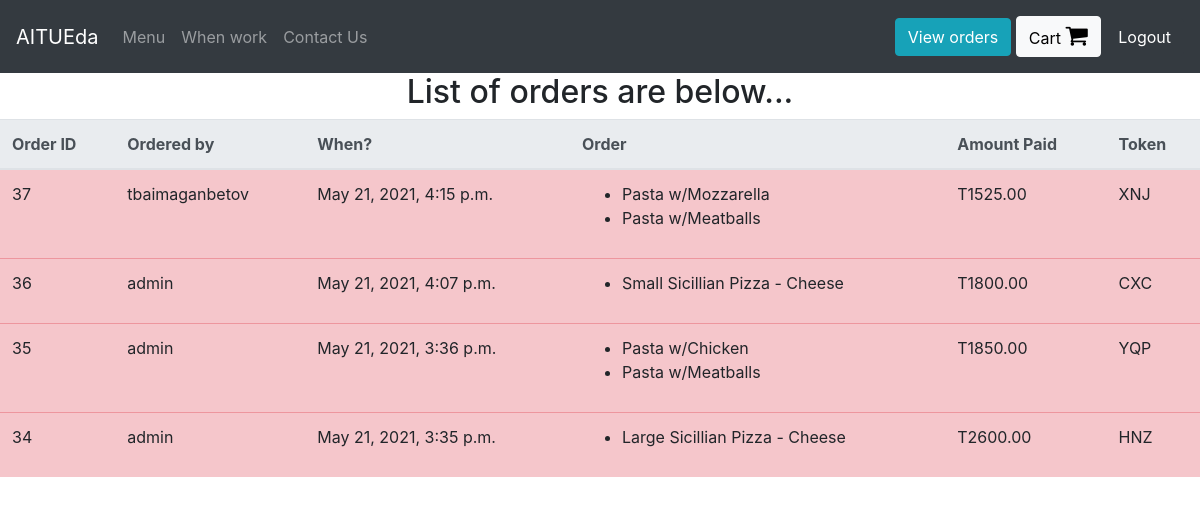
Before: /view-orders (signed in) with the older database file.
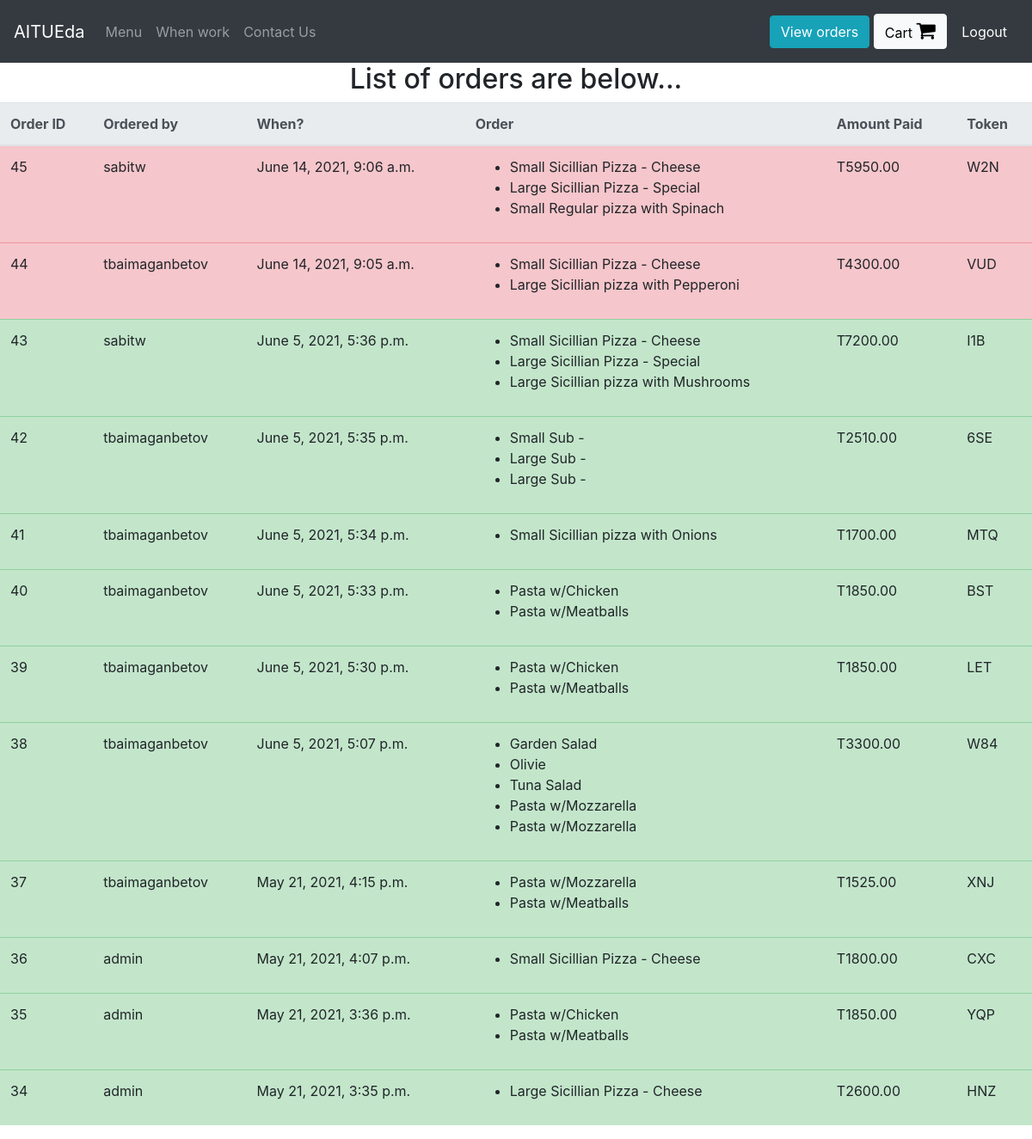
After: the same page with the newer database file.
### orders/models.py (models this page shows, shortened)
class UserOrder(models.Model):
    username = models.CharField(max_length=200)  # who placed the order
    order = models.TextField()  # this will be a string representation of the cart from localStorage
    price = models.DecimalField(max_digits=6, decimal_places=2)  # how much was the order
    time_of_order = models.DateTimeField(default=datetime.now, blank=True)
    token = models.TextField(default="A1")
    delivered = models.BooleanField()

### orders/views.py (the view)
# urls.py: path("view-orders", views.view_orders, name="view_orders"),
def view_orders(request):
    if request.user.is_superuser:
        rows = UserOrder.objects.all().order_by('-time_of_order')
        return render(request, "orders/orders.html", context={"rows": rows})
    else:
        rows = UserOrder.objects.all().filter(username=request.user.username).order_by('-time_of_order')
        return render(request, "orders/orders.html", context={"rows": rows})

### orders/templatetags/custom_tags.py (called while the page is built)
@register.filter(name="format_cart")
def format_cart(value):
    return value[1:-1].split(",")

@register.filter(name="format_cart_item")
def format_cart_item(value):
    return value.replace("'","")

### orders/templates/orders/orders.html
{% extends 'orders/header.html' %}
{% load custom_tags %}
{% block content %}
<div class="container-fluid">
  <div class="row justify-content-center">
    {% if user.is_superuser %}
      <h2>List of orders are below...</h2>
    {% else %}
      <h2> Orders by: {{user.get_username}} </h2>
    {% endif %}
    <table class="table">
        <thead class="thead-light">
        <tr>
          <th scope="col">Order ID</th>
          <th scope="col">Ordered by</th>
          <th scope="col">When?</th>
          <th scope="col">Order</th>
          <th scope="col">Amount Paid</th>
          <th scope="col">Token</th>
        </tr>
        </thead>
        <tbody id = "orders_table">
          {% for row in rows %}
          {% if row.delivered %}
            <tr class="table-success">
          {% else %}
            <tr class="table-danger mark-as-complete">
          {% endif %}
              <td>{{row.id}}</td>
              <td>{{row.username}}</td>
              <td>{{row.time_of_order}}</td>
              <td >
                <ul>
                  {% for item in row.order|format_cart %}
                    <li>{{item|format_cart_item}}</li>
                  {% endfor %}
                </ul>
              </td>
              <td>T{{row.price}}</td>
              <td>{{row.token}}</td>
            </tr>
          {% endfor %}
        </tbody>
    </table>
  </div>
</div>
{% endblock %}

### orders/templates/orders/header.html (shortened to what this page needs)
<!doctype html>
<html lang="en">
  <head>
    <link rel="stylesheet" href="https://stackpath.bootstrapcdn.com/bootstrap/4.3.1/css/bootstrap.min.css">
    <link rel="stylesheet" href="https://cdnjs.cloudflare.com/ajax/libs/font-awesome/4.7.0/css/font-awesome.min.css">
    <link href="https://cdnjs.cloudflare.com/ajax/libs/toastr.js/latest/toastr.min.css" rel="stylesheet"/>
    {% load static %}
    <link rel="stylesheet" href="{% static 'orders/main.js' %}">
  </head>
  <body>
    <nav class="navbar navbar-expand-lg navbar-dark bg-dark">
      <a class="navbar-brand" href="#">AITUEda</a>
      <div class="collapse navbar-collapse" id="navbarText">
        {% if user.is_authenticated %}
        <ul class="navbar-nav mr-auto">
          <li class="nav-item">
            <a class="nav-link" href="/">Menu</a>
          </li>
          <li class="nav-item">
            <a class="nav-link" href="/hours">When work</a>
          </li>
          <li class="nav-item">
            <a class="nav-link" href="/contact">Contact Us</a>
          </li>
        </ul>
        <span class="navbar-text">
          <a href="/view-orders" class="btn btn-info">View orders</a>
          <a href="/cart" id="cart_button" class="btn btn-light" style="color:black;">Cart <i class="fa fa-shopping-cart" style="font-size:24px;"></i></a>
          <button type="button" class="btn btn-dark" onclick="logout()">Logout</button>
        </span>
        {% endif %}
      </div>
    </nav>
    {% block content %}
    {% endblock %}
  </body>
</html>

Changed rows visible on the page:
added UserOrder: id "45", username "sabitw", time_of_order "June 14, 2021, 9:06 a.m.", order "Small Sicillian Pizza - Cheese" "Large Sicillian Pizza - Special" "Small Regular pizza with Spinach", price "5950.00", token "W2N"
added UserOrder: id "44", username "tbaimaganbetov", time_of_order "June 14, 2021, 9:05 a.m.", order "Small Sicillian Pizza - Cheese" "Large Sicillian pizza with Pepperoni", price "4300.00", token "VUD"
added UserOrder: id "43", username "sabitw", time_of_order "June 5, 2021, 5:36 p.m.", order "Small Sicillian Pizza - Cheese" "Large Sicillian Pizza - Special" "Large Sicillian pizza with Mushrooms", price "7200.00", token "I1B"
added UserOrder: id "42", username "tbaimaganbetov", time_of_order "June 5, 2021, 5:35 p.m.", order "Small Sub -" "Large Sub -" "Large Sub -", price "2510.00", token "6SE"
added UserOrder: id "41", username "tbaimaganbetov", time_of_order "June 5, 2021, 5:34 p.m.", order "Small Sicillian pizza with Onions", price "1700.00", token "MTQ"
added UserOrder: id "40", username "tbaimaganbetov", time_of_order "June 5, 2021, 5:33 p.m.", order "Pasta w/Chicken" "Pasta w/Meatballs", price "1850.00", token "BST"
added UserOrder: id "39", username "tbaimaganbetov", time_of_order "June 5, 2021, 5:30 p.m.", order "Pasta w/Chicken" "Pasta w/Meatballs", price "1850.00", token "LET"
added UserOrder: id "38", username "tbaimaganbetov", time_of_order "June 5, 2021, 5:07 p.m.", order "Garden Salad" "Olivie" "Tuna Salad" "Pasta w/Mozzarella" "Pasta w/Mozzarella", price "3300.00", token "W84"
changed UserOrder "May 21, 2021, 4:15 p.m.": delivered False → True (drawn)
changed UserOrder "May 21, 2021, 4:07 p.m.": delivered False → True (drawn)
changed UserOrder "May 21, 2021, 3:36 p.m.": delivered False → True (drawn)
changed UserOrder "May 21, 2021, 3:35 p.m.": delivered False → True (drawn)
